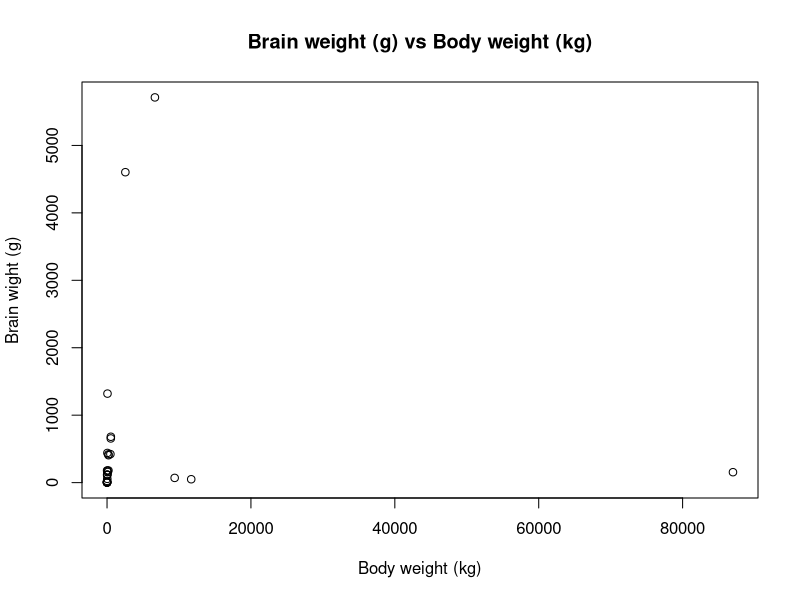
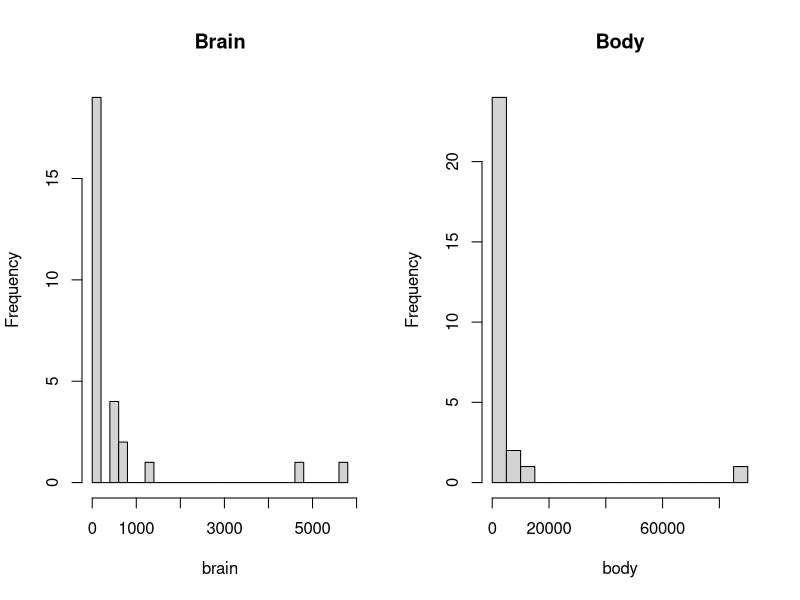
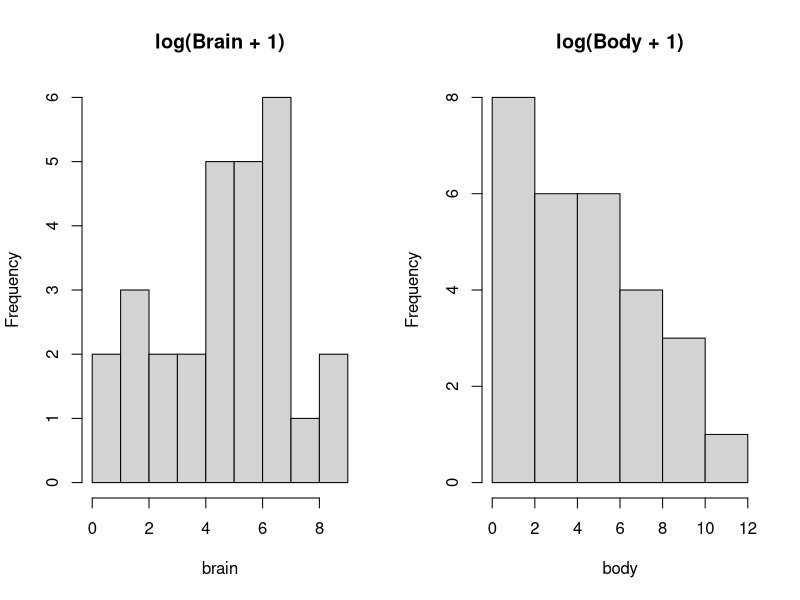
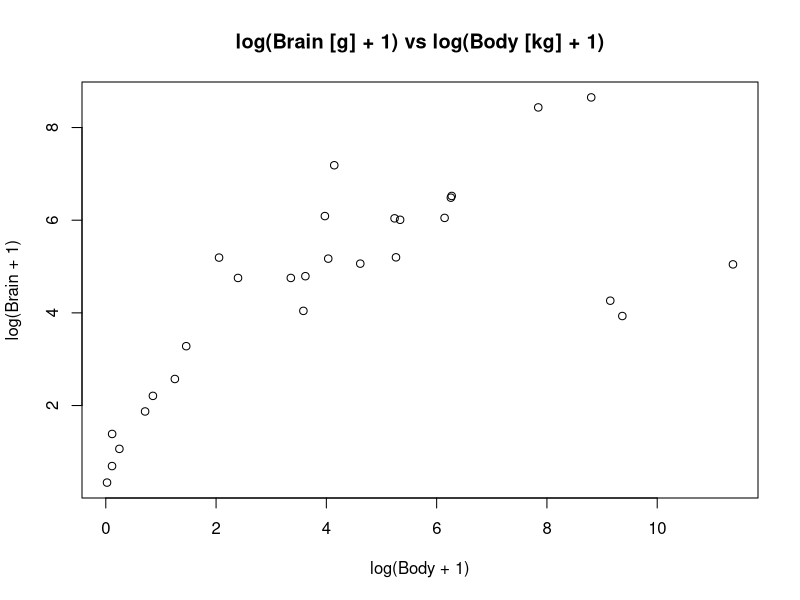
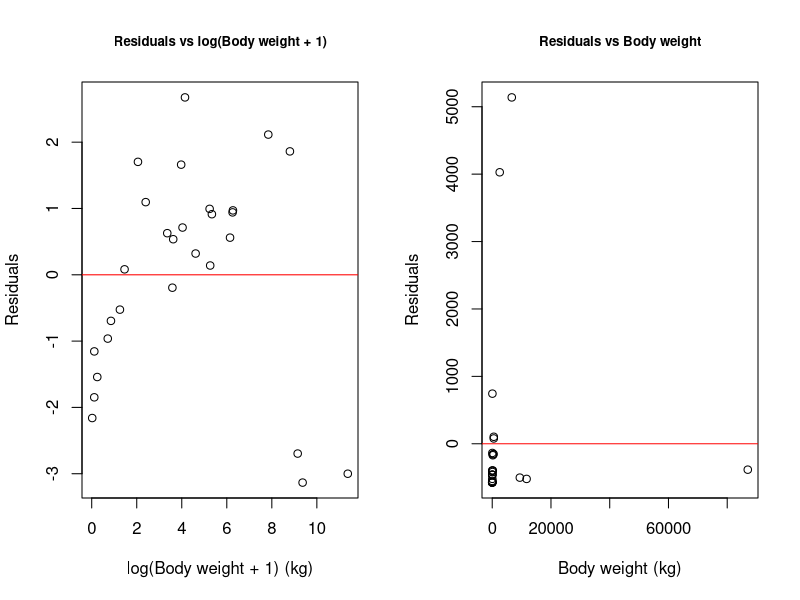
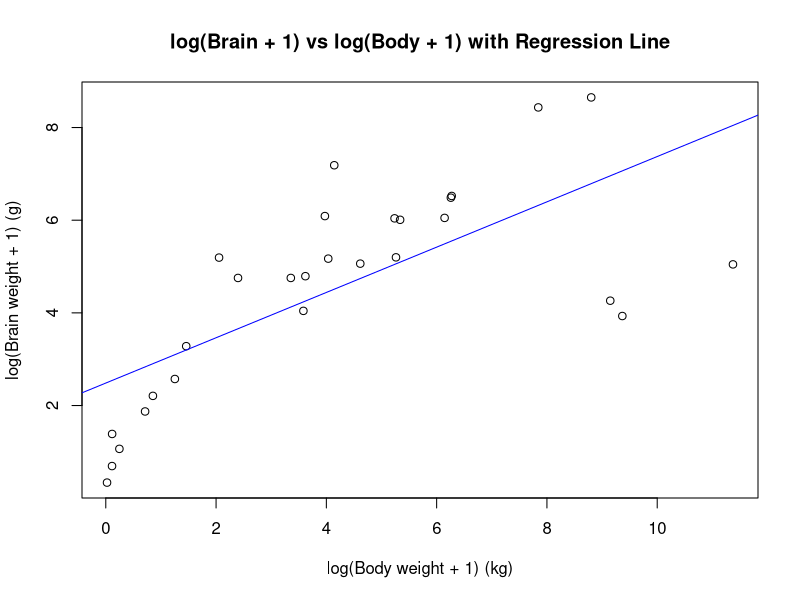

Write the R code that produced these figures, in order.
## ---- chunk 1
library(MASS)
dat <- Animals
head(dat, 2)
## ---- chunk 2
plot(dat$brain ~ dat$body,
     xlab = "Body weight (kg)",
     ylab = "Brain wight (g)",
     main = "Brain weight (g) vs Body weight (kg)")
## ---- chunk 3
par(mfrow = c(1, 2))

hist(dat$brain,
     main = "Brain",
     xlab = "brain",
     breaks = 25)

hist(dat$body,
     main = "Body",
     xlab = "body",
     breaks = 25)

par(mfrow = c(1, 1))
## ---- chunk 4
par(mfrow = c(1, 2))
log_brain = log(dat$brain + 1)
log_body = log(dat$body + 1)

hist(log_brain,
     main = "log(Brain + 1)",
     xlab = "brain")

hist(log_body,
     main = "log(Body + 1)",
     xlab = "body")

par(mfrow = c(1, 1))
## ---- chunk 5
log_body = log(dat$body + 1)
log_brain = log(dat$brain + 1)

plot(log_brain ~ log_body,
     xlab = "log(Body + 1)",
     ylab = "log(Brain + 1)",
     main = "log(Brain [g] + 1) vs log(Body [kg] + 1)")
## ---- chunk 6
log_lm = lm(log_brain ~ log_body)
coef(log_lm)
## ---- chunk 7
par(mfrow = c(1, 2))

plot(log_lm$residuals ~ log_body,
     xlab = "log(Body weight + 1) (kg)",
     ylab = "Residuals",
     main = "Residuals vs log(Body weight + 1)",
     cex.main = 0.8)
abline(h = 0, col = "red")

raw_lm = lm(dat$brain ~ dat$body)
            
plot(raw_lm$residuals ~ dat$body,
     xlab = "Body weight (kg)",
     ylab = "Residuals",
     main = "Residuals vs Body weight",
     cex.main = 0.8)
abline(h = 0, col = "red")

par(mfrow = c(1, 1))
## ---- chunk 8
plot(log_brain ~ log_body,
     xlab = "log(Body weight + 1) (kg)",
     ylab = "log(Brain weight + 1) (g)",
     main = "log(Brain + 1) vs log(Body + 1) with Regression Line")
abline(log_lm, col = "blue")
